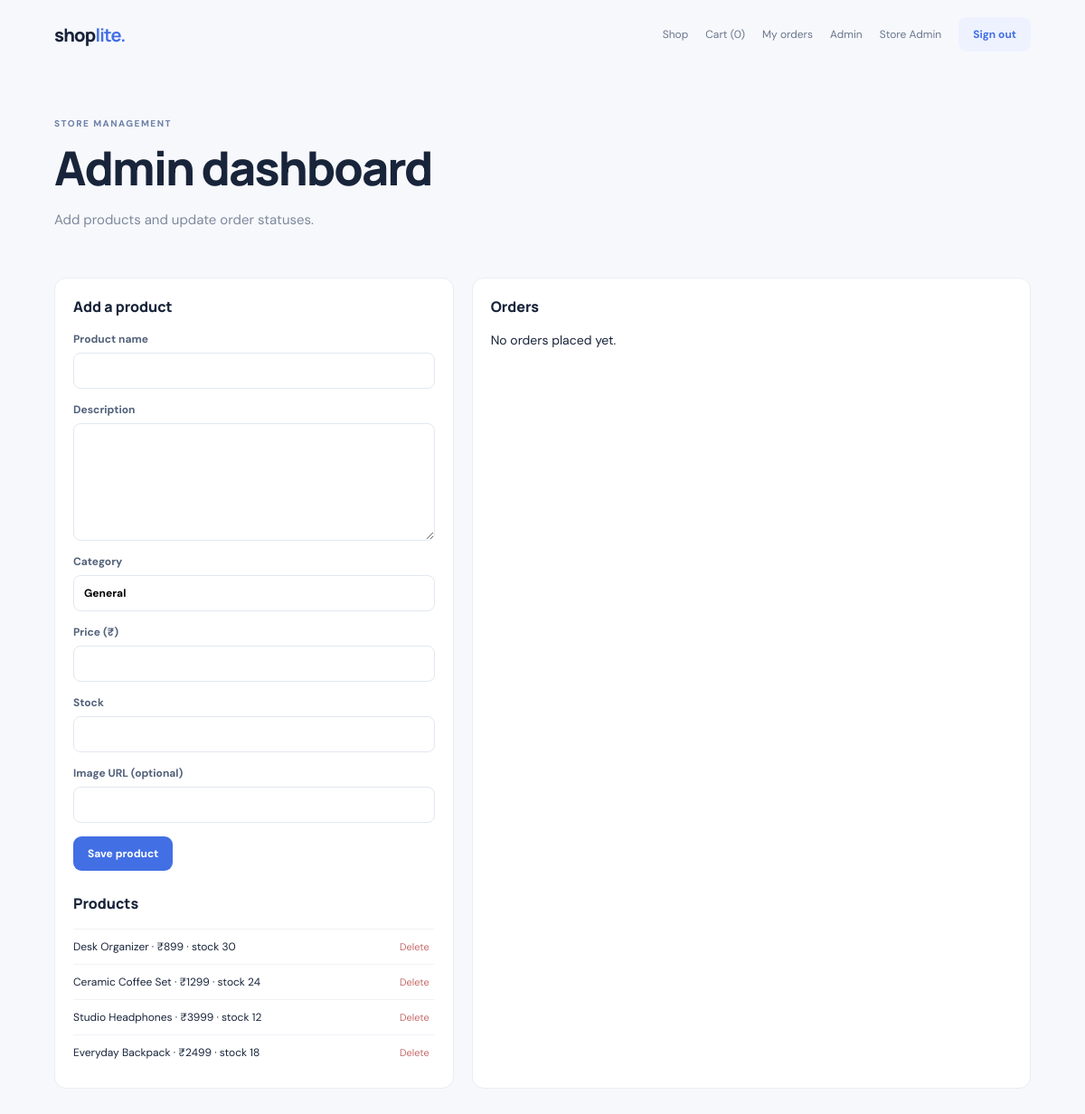
The page /admin (signed in) on the database its author committed.
### app.py (models this page shows, shortened)
class User(db.Model):
    id = db.Column(db.Integer, primary_key=True)
    name = db.Column(db.String(90), nullable=False)
    email = db.Column(db.String(160), unique=True, nullable=False)
    password_hash = db.Column(db.String(255), nullable=False)
    role = db.Column(db.String(20), default="user", nullable=False)

class Product(db.Model):
    id = db.Column(db.Integer, primary_key=True)
    name = db.Column(db.String(150), nullable=False)
    description = db.Column(db.Text, default="")
    price = db.Column(db.Integer, nullable=False) # amount in INR
    category = db.Column(db.String(80), default="General")
    stock = db.Column(db.Integer, default=0)
    image_url = db.Column(db.String(500), default="")
    created_at = db.Column(db.DateTime, default=datetime.utcnow)

### app.py (the view)
@app.route("/admin")
@admin_required
def admin():
    return render_template("admin.html", products=Product.query.order_by(Product.id.desc()).all(), orders=Order.query.order_by(Order.created_at.desc()).all())

### app.py (called while the page is built)
def user_now():
    uid = session.get("user_id")
    return db.session.get(User, uid) if uid else None

def admin_required(fn):
    @wraps(fn)
    def inner(*args, **kwargs):
        if not user_now() or user_now().role != "admin":
            flash("Admin access required.", "error")
            return redirect(url_for("index"))
        return fn(*args, **kwargs)
    return inner

@app.context_processor
def inject_user():
    return {"current_user": user_now(), "cart_count": sum(session.get("cart", {}).values())}

### templates/admin.html
{% extends "base.html" %}{% block title %}Store admin — ShopLite{% endblock %}{% block body %}<main class="wrap"><section class="hero"><div class="eyebrow">STORE MANAGEMENT</div><h1>Admin dashboard</h1><p>Add products and update order statuses.</p></section><div class="admin-grid"><section class="admin-box"><h2>Add a product</h2><form method="post" action="{{url_for('create_product')}}"><label class="field">Product name<input name="name" required maxlength="150"></label><label class="field">Description<textarea name="description"></textarea></label><label class="field">Category<input name="category" value="General"></label><label class="field">Price (₹)<input type="number" name="price" min="0" required></label><label class="field">Stock<input type="number" name="stock" min="0" required></label><label class="field">Image URL (optional)<input name="image_url" type="url"></label><button class="btn">Save product</button></form><h2 style="margin-top:25px">Products</h2>{% for p in products %}<div class="admin-product"><span>{{p.name}} · ₹{{p.price}} · stock {{p.stock}}</span><form method="post" action="{{url_for('delete_product',pid=p.id)}}"><button onclick="return confirm('Delete this product?')">Delete</button></form></div>{% endfor %}</section><section class="admin-box"><h2>Orders</h2>{% for o in orders %}<div class="admin-product" style="display:block"><b>Order #{{o.id}} · {{o.user.name}} · ₹{{o.total}}</b><p style="color:#8995a8">Current: {{o.status}}</p><form method="post" action="{{url_for('update_order_status',oid=o.id)}}" style="display:flex;gap:8px"><select name="status">{% for s in ['Placed','Processing','Shipped','Delivered','Cancelled'] %}<option {% if o.status==s %}selected{% endif %}>{{s}}</option>{% endfor %}</select><button class="btn light">Update</button></form></div>{% else %}<p>No orders placed yet.</p>{% endfor %}</section></div></main>{% endblock %}

### templates/base.html
<!doctype html><html lang="en"><head><meta charset="utf-8"><meta name="viewport" content="width=device-width,initial-scale=1"><title>{% block title %}ShopLite{% endblock %}</title><link rel="stylesheet" href="{{url_for('static',filename='style.css')}}"></head><body><nav class="nav wrap"><a class="logo" href="/">shop<b>lite.</b></a><div class="navlinks"><a href="/">Shop</a><a href="{{url_for('cart')}}">Cart ({{cart_count}})</a>{% if current_user %}<a href="{{url_for('orders')}}">My orders</a>{% if current_user.role=='admin' %}<a href="{{url_for('admin')}}">Admin</a>{% endif %}<span>{{current_user.name}}</span><form method="post" action="{{url_for('logout')}}"><button class="btn light">Sign out</button></form>{% else %}<a href="{{url_for('login')}}">Sign in</a><a class="btn" href="{{url_for('register')}}">Join</a>{% endif %}</div></nav>{% with messages=get_flashed_messages(with_categories=true) %}{% for category,message in messages %}<div class="flash {{category}}">{{message}}</div>{% endfor %}{% endwith %}{% block body %}{% endblock %}</body></html>

### static/style.css (style rules this page uses)
:root { --ink:#18243a;--muted:#77849a;--blue:#426fe4;--line:#e9edf4;--bg:#f7f8fc;--green:#35ae83;font-family:'DM Sans',sans-serif;color:var(--ink) }
* { box-sizing:border-box }
body { margin:0;background:var(--bg);font-size:14px }
a { color:inherit;text-decoration:none }
button,input,textarea { font:inherit }
button { cursor:pointer }
.wrap { width:min(1080px,calc(100% - 40px));margin:auto }
.nav { height:76px;display:flex;align-items:center;justify-content:space-between }
.logo { font:800 20px Manrope;letter-spacing:-.8px }
.logo b { color:var(--blue) }
.navlinks { display:flex;align-items:center;gap:19px;color:#69778d;font-size:12px }
.btn { display:inline-flex;align-items:center;justify-content:center;border:0;border-radius:9px;background:var(--blue);color:#fff;padding:11px 16px;font-weight:700;font-size:12px }
.btn.light { background:#eef2ff;color:#426fe4 }
.hero { padding:54px 0 36px }
.eyebrow { font-size:10px;letter-spacing:1.5px;font-weight:800;color:#6e82aa }
.hero h1 { font:800 clamp(35px,5vw,52px)/1.15 Manrope;letter-spacing:-2px;margin:13px 0 }
.hero p { font-size:15px;color:#7d899c;line-height:1.7;max-width:600px }
.field { display:grid;gap:7px;margin-bottom:15px;font-size:12px;font-weight:700;color:#52617a }
.field input,.field textarea,.field select { width:100%;border:1px solid #e2e8f1;border-radius:8px;padding:11px;outline:none;background:#fff }
.field textarea { min-height:130px;resize:vertical }
.admin-grid { display:grid;grid-template-columns:1fr 1.4fr;gap:20px;padding-bottom:50px }
.admin-box { background:white;border:1px solid var(--line);border-radius:13px;padding:20px }
.admin-box h2 { font:800 16px Manrope;margin:0 0 17px }
.admin-product { display:flex;justify-content:space-between;gap:10px;padding:11px 0;border-top:1px solid #f0f2f6;font-size:12px }
.admin-product form { display:inline }
.admin-product button { border:0;background:none;color:#c76a6a;font-size:11px }

### rows shown on the page
User: name "Store Admin"
Product: name "Desk Organizer", price "899", stock "30"
Product: name "Ceramic Coffee Set", price "1299", stock "24"
Product: name "Studio Headphones", price "3999", stock "12"
Product: name "Everyday Backpack", price "2499", stock "18"

### other values the page prints
{{ cart_count }} "0"
